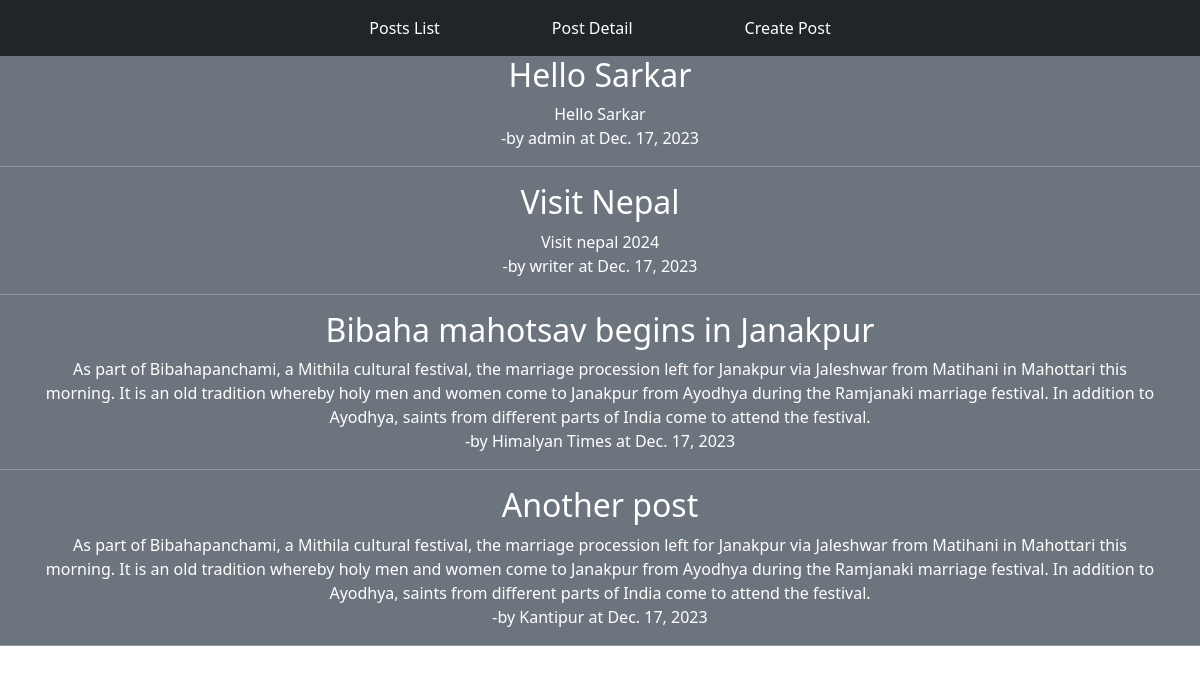
The app's page /post_detail/ with its own data.
### blog_app/models.py (models this page shows, shortened)
class Post(models.Model):
    title = models.CharField(max_length=100)
    content = models.TextField(max_length=1000)
    author = models.CharField(max_length=30)
    published_date = models.DateField(editable=False, default=django.utils.timezone.now)
    class Meta:
        unique_together = ('title', 'content', 'author')

### blog_app/views.py (the view)
# urls.py: path('post_detail/', views.show_posts_detail, name='post_detail'),
def show_posts_detail(request):
    posts = Post.objects.all()
    return render(request, 'blog_app/post_detail.html', {'posts':posts})

### blog_app/templates/blog_app/post_detail.html
{% extends "blog_app/base.html" %}
{% block main-content %}
<div class='text-center bg-secondary text-white'>
{% if posts %}
{% for post in posts %}
<h2> {{post.title}} </h2>
<div class='container container-fluid'>
    {{post.content}}
</div>
<p> -by {{post.author}} at {{post.published_date}} </p>
<hr>
{% endfor %}
{% endif %}
</div>
{% endblock main-content %}

### blog_app/templates/blog_app/base.html (shortened to what this page needs)
<!DOCTYPE html>
<html lang="en">
<head>
    <link href="https://cdn.jsdelivr.net/npm/bootstrap@5.2.3/dist/css/bootstrap.min.css" rel="stylesheet">
</head>
<body>
    {% block nav-bar %}{% include "blog_app/navbar.html" %}{% endblock nav-bar %}
    {% block main-content %}{% endblock main-content %}
</body>
</html>

### blog_app/templates/blog_app/navbar.html
<nav class="navbar navbar-expand-lg bg-dark navbar-dark d-flex justify-content-center">
  <div class="container-fluid">
      <div class="collapse navbar-collapse" id="navbarSupportedContent">
          <ul class="navbar-nav mx-auto mb-2 mb-lg-0">
              <li class="nav-item mx-5">
                  <a class="nav-link active" aria-current="page" href={% url "post_list" %}>Posts List</a>
              </li>
              <li class="nav-item mx-5">
                  <a class="nav-link active" aria-current="page" href={% url "post_detail" %}>Post Detail</a>
              </li>
              <li class="nav-item mx-5">
                <a class="nav-link active" aria-current="page" href={% url "create_post" %}>Create Post</a>
            </li>
          </ul>
      </div>
  </div>
</nav>

### records on screen
Post: title "Hello Sarkar", content "Hello Sarkar", author "admin", published_date "Dec. 17, 2023"
Post: title "Visit Nepal", content "Visit nepal 2024", author "writer", published_date "Dec. 17, 2023"
Post: title "Bibaha mahotsav begins in Janakpur", content "As part of Bibahapanchami, a Mithila cultural festival, the marriage procession left for Janakpur via Jaleshwar from Matihani in Mahottari this morning. It is an old tradition whereby holy men and women come to Janakpur from Ayodhya during the Ramjanaki marriage festival. In addition to Ayodhya, saints from different parts of India come to attend the festival.", author "Himalyan Times", published_date "Dec. 17, 2023"
Post: title "Another post", content "As part of Bibahapanchami, a Mithila cultural festival, the marriage procession left for Janakpur via Jaleshwar from Matihani in Mahottari this morning. It is an old tradition whereby holy men and women come to Janakpur from Ayodhya during the Ramjanaki marriage festival. In addition to Ayodhya, saints from different parts of India come to attend the festival.", author "Kantipur", published_date "Dec. 17, 2023"
